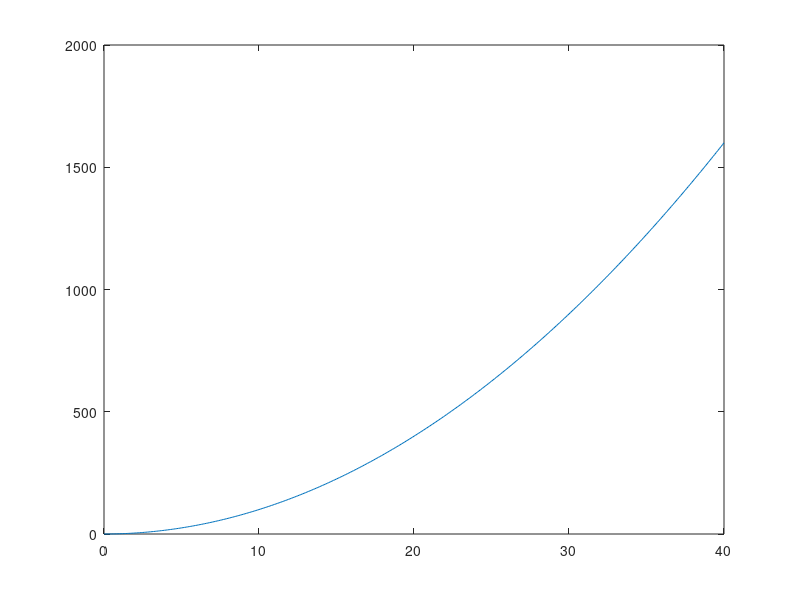

Write MATLAB code to recreate this figure.
% Title               :Funcion Inyectiva, Sobreyectiva, Biyectiva 
% Description         :Script para graficar funciones y determinar que tipo de funcion es 
% Author              :Francelly Desiree Colon Sandoval 
% Date                :2021116    
% Version             :1
% Usage               :octave> /path/FuncionCuatro

clear
x = 0:0.1:40
% Funcion
hx = (x.^2);
% Plotear funcion 
plot (x, hx );

disp("Funcion Suprayectiva")